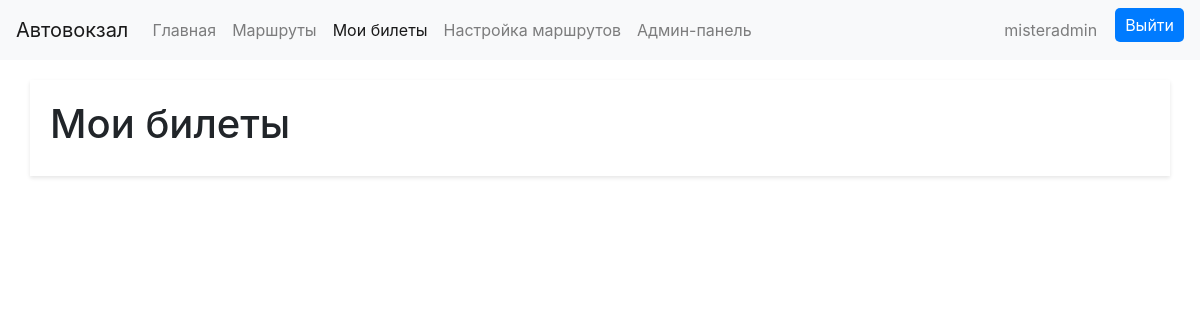
/mytickets/ (signed in), run on an earlier commit of the app's database.
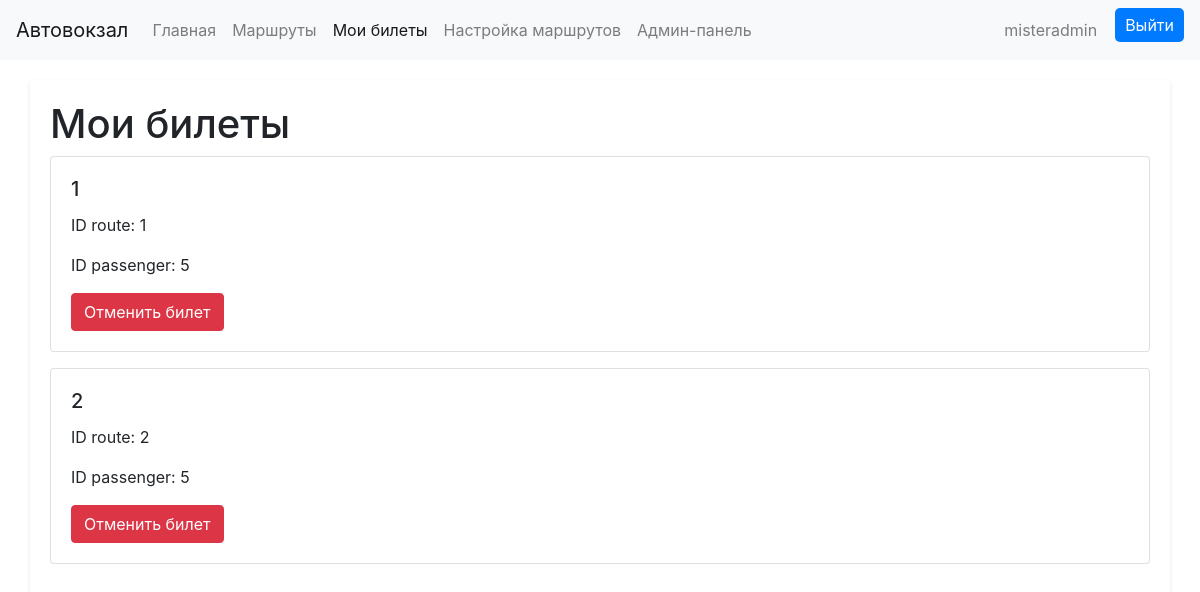
And on a later commit of the database.
### main/models.py (models this page shows)
class Ticket(models.Model):
    passenger = models.ForeignKey(User, on_delete=models.CASCADE)
    route = models.ForeignKey(Route, on_delete=models.CASCADE)

### main/views.py (the view)
# urls.py: path('mytickets/', mytickets_view, name='mytickets')
def mytickets_view(request):
    tickets = Ticket.objects.filter(passenger_id=request.user)
    if request.method == 'POST':
        ticket_id = request.POST.get('ticket_id')
        ticket = Ticket.objects.get(id=ticket_id)
        ticket.delete()
    return render(request, 'main/mytickets.html', {'tickets': tickets})

### main/templates/main/mytickets.html (shortened to what this page needs)
<!DOCTYPE html>
<html>
<head>
  <link rel="stylesheet" href="https://stackpath.bootstrapcdn.com/bootstrap/4.5.0/css/bootstrap.min.css">
</head>
<body>
  <nav class="navbar navbar-expand-lg navbar-light bg-light">
    <a class="navbar-brand">Автовокзал</a>
    <div class="collapse navbar-collapse" id="navbarNav">
      <ul class="navbar-nav">
        <li class="nav-item">
          <a class="nav-link" href="{% url 'index' %}">Главная</a>
        </li>
        <li class="nav-item">
          <a class="nav-link" href="{% url 'routes' %}">Маршруты</a>
        </li>
        <li class="nav-item active">
          <a class="nav-link" href="{% url 'mytickets' %}">Мои билеты</a>
        </li>
        {% if user.is_staff %}
           <li class="nav-item">
          <a class="nav-link" href="{% url 'edit_routes' %}">Настройка маршрутов</a>
        </li>
          <li class="nav-item">
          <a class="nav-link" href="{% url 'admin:index' %}">Админ-панель</a>
        </li>
          {% endif %}
      </ul>
    </div>
      {% if user.is_authenticated %}
      <ul class="navbar-nav">
        <li class="nav-item">
          <a class="nav-link">{{ user.username }}</a>
        </li>
      </ul>
     <div class="auth-buttons">
            <button onclick="location.href='{% url 'logout' %}'">Выйти</button>
        </div>
      {% endif %}
  </nav>
  <div class="container">
    <h1>Мои билеты</h1>
    {% for ticket in tickets %}
      <form action="{% url 'mytickets' %}" method="post">
    <div class="card mb-3">
      <div class="card-body">
        <h5 class="card-title" id="ticket_id">{{ ticket.id }}</h5>
          <p class="card-text" id="route_id">ID route: {{ ticket.route_id }}</p>
          <p class="card-text" id="passenger_id">ID passenger: {{ ticket.passenger_id }}</p>
         <button type="submit" class="btn btn-danger">Отменить билет</button>
      </div>
    </div>
          </form>
    {% endfor %}
  </div>
</body>
</html>

What changed in the data, as far as the page shows it:
added Ticket: id "1", route_id "1", passenger_id "5"
added Ticket: id "2", route_id "2", passenger_id "5"
